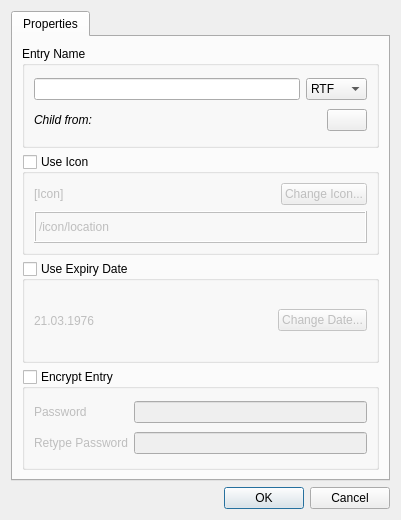
<?xml version="1.0" encoding="UTF-8"?>
<ui version="4.0">
 <class>IPropertyDialog</class>
 <widget class="QDialog" name="IPropertyDialog">
  <property name="geometry">
   <rect>
    <x>0</x>
    <y>0</y>
    <width>401</width>
    <height>520</height>
   </rect>
  </property>
  <property name="windowTitle">
   <string>Property Dialog</string>
  </property>
  <property name="toolTip">
   <string>Set Color for Entry Name</string>
  </property>
  <layout class="QVBoxLayout">
   <item>
    <widget class="QTabWidget" name="tabWidget">
     <property name="minimumSize">
      <size>
       <width>330</width>
       <height>0</height>
      </size>
     </property>
     <property name="currentIndex">
      <number>0</number>
     </property>
     <widget class="QWidget" name="tab">
      <attribute name="title">
       <string>Properties</string>
      </attribute>
      <layout class="QVBoxLayout">
       <item>
        <widget class="QGroupBox" name="groupBox_4">
         <property name="title">
          <string>Entry Name</string>
         </property>
         <layout class="QVBoxLayout">
          <item>
           <layout class="QHBoxLayout">
            <item>
             <widget class="QLineEdit" name="mpNameLine"/>
            </item>
            <item>
             <widget class="QComboBox" name="mpTextFormatChoser">
              <property name="currentIndex">
               <number>1</number>
              </property>
              <item>
               <property name="text">
                <string notr="true">ASCII</string>
               </property>
              </item>
              <item>
               <property name="text">
                <string notr="true">RTF</string>
               </property>
              </item>
             </widget>
            </item>
           </layout>
          </item>
          <item>
           <layout class="QHBoxLayout">
            <item>
             <widget class="QLabel" name="mpParentLabel">
              <property name="font">
               <font>
                <italic>true</italic>
               </font>
              </property>
              <property name="text">
               <string notr="true">Child from: </string>
              </property>
             </widget>
            </item>
            <item>
             <spacer>
              <property name="orientation">
               <enum>Qt::Horizontal</enum>
              </property>
              <property name="sizeHint" stdset="0">
               <size>
                <width>219</width>
                <height>16</height>
               </size>
              </property>
             </spacer>
            </item>
            <item>
             <widget class="QPushButton" name="mpDescriptionColorButton">
              <property name="minimumSize">
               <size>
                <width>16</width>
                <height>0</height>
               </size>
              </property>
              <property name="text">
               <string/>
              </property>
             </widget>
            </item>
           </layout>
          </item>
         </layout>
        </widget>
       </item>
       <item>
        <widget class="QGroupBox" name="mpUseIconGroupBox">
         <property name="title">
          <string>Use Icon</string>
         </property>
         <property name="checkable">
          <bool>true</bool>
         </property>
         <property name="checked">
          <bool>false</bool>
         </property>
         <layout class="QVBoxLayout">
          <item>
           <layout class="QHBoxLayout">
            <item>
             <widget class="QLabel" name="mpIconLabel">
              <property name="maximumSize">
               <size>
                <width>60</width>
                <height>60</height>
               </size>
              </property>
              <property name="text">
               <string notr="true">[Icon]</string>
              </property>
             </widget>
            </item>
            <item>
             <spacer>
              <property name="orientation">
               <enum>Qt::Horizontal</enum>
              </property>
              <property name="sizeHint" stdset="0">
               <size>
                <width>40</width>
                <height>20</height>
               </size>
              </property>
             </spacer>
            </item>
            <item>
             <widget class="QPushButton" name="mpChangeIconButton">
              <property name="text">
               <string>Change Icon...</string>
              </property>
             </widget>
            </item>
           </layout>
          </item>
          <item>
           <widget class="QLabel" name="mpLocationLabel">
            <property name="frameShape">
             <enum>QFrame::Box</enum>
            </property>
            <property name="frameShadow">
             <enum>QFrame::Raised</enum>
            </property>
            <property name="text">
             <string notr="true">/icon/location</string>
            </property>
           </widget>
          </item>
         </layout>
        </widget>
       </item>
       <item>
        <widget class="QGroupBox" name="mpExpiryDateGroupBox">
         <property name="title">
          <string>Use Expiry Date</string>
         </property>
         <property name="checkable">
          <bool>true</bool>
         </property>
         <property name="checked">
          <bool>false</bool>
         </property>
         <layout class="QHBoxLayout">
          <item>
           <widget class="QLabel" name="mpExpiryDateLabel">
            <property name="text">
             <string notr="true">21.03.1976</string>
            </property>
           </widget>
          </item>
          <item>
           <spacer>
            <property name="orientation">
             <enum>Qt::Horizontal</enum>
            </property>
            <property name="sizeHint" stdset="0">
             <size>
              <width>40</width>
              <height>20</height>
             </size>
            </property>
           </spacer>
          </item>
          <item>
           <widget class="QPushButton" name="mpChangeExpiryDateButton">
            <property name="text">
             <string>Change Date...</string>
            </property>
           </widget>
          </item>
         </layout>
        </widget>
       </item>
       <item>
        <widget class="QGroupBox" name="mpEncryptionGroupBox">
         <property name="title">
          <string>Encrypt Entry</string>
         </property>
         <property name="checkable">
          <bool>true</bool>
         </property>
         <property name="checked">
          <bool>false</bool>
         </property>
         <layout class="QGridLayout">
          <item row="1" column="1">
           <widget class="QLineEdit" name="mpPasswdLineTwo">
            <property name="echoMode">
             <enum>QLineEdit::Password</enum>
            </property>
           </widget>
          </item>
          <item row="0" column="1">
           <widget class="QLineEdit" name="mpPasswdLineOne">
            <property name="echoMode">
             <enum>QLineEdit::Password</enum>
            </property>
           </widget>
          </item>
          <item row="1" column="0">
           <widget class="QLabel" name="label_2">
            <property name="text">
             <string>Retype Password</string>
            </property>
           </widget>
          </item>
          <item row="0" column="0">
           <widget class="QLabel" name="label">
            <property name="text">
             <string>Password</string>
            </property>
           </widget>
          </item>
         </layout>
        </widget>
       </item>
      </layout>
     </widget>
    </widget>
   </item>
   <item>
    <widget class="QDialogButtonBox" name="buttonBox">
     <property name="orientation">
      <enum>Qt::Horizontal</enum>
     </property>
     <property name="standardButtons">
      <set>QDialogButtonBox::Cancel|QDialogButtonBox::Ok</set>
     </property>
    </widget>
   </item>
  </layout>
 </widget>
 <tabstops>
  <tabstop>mpNameLine</tabstop>
  <tabstop>mpTextFormatChoser</tabstop>
  <tabstop>mpChangeIconButton</tabstop>
  <tabstop>mpChangeExpiryDateButton</tabstop>
  <tabstop>mpPasswdLineOne</tabstop>
  <tabstop>mpPasswdLineTwo</tabstop>
  <tabstop>buttonBox</tabstop>
  <tabstop>tabWidget</tabstop>
 </tabstops>
 <resources/>
 <connections>
  <connection>
   <sender>buttonBox</sender>
   <signal>accepted()</signal>
   <receiver>IPropertyDialog</receiver>
   <slot>accept()</slot>
   <hints>
    <hint type="sourcelabel">
     <x>248</x>
     <y>254</y>
    </hint>
    <hint type="destinationlabel">
     <x>157</x>
     <y>274</y>
    </hint>
   </hints>
  </connection>
  <connection>
   <sender>buttonBox</sender>
   <signal>rejected()</signal>
   <receiver>IPropertyDialog</receiver>
   <slot>reject()</slot>
   <hints>
    <hint type="sourcelabel">
     <x>316</x>
     <y>260</y>
    </hint>
    <hint type="destinationlabel">
     <x>286</x>
     <y>274</y>
    </hint>
   </hints>
  </connection>
 </connections>
</ui>
